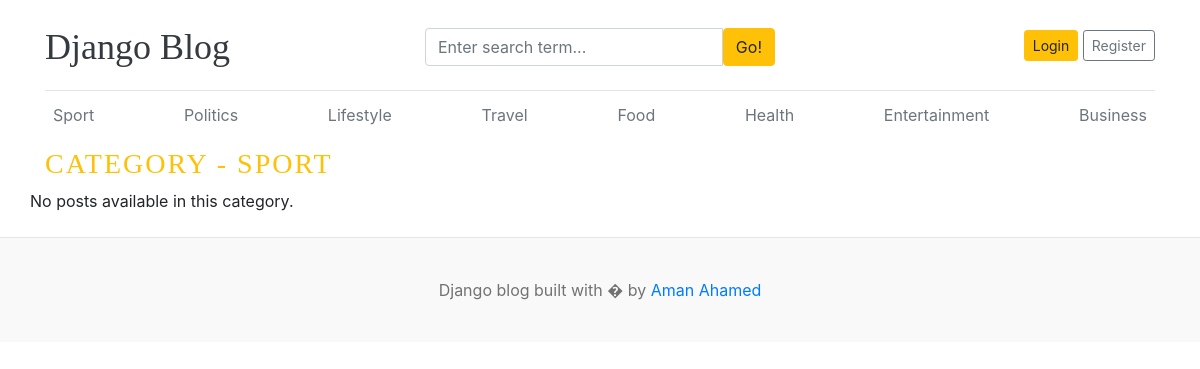
Page /category/1 on the committed database.
### blogs/models.py (models this page shows, shortened)
class Category(models.Model):
    category_name = models.CharField(max_length=100, unique=True)
    created_at = models.DateTimeField(auto_now_add=True)
    updated_at = models.DateTimeField(auto_now=True)
    class Meta:
        verbose_name = "Category"
        verbose_name_plural = "Categories"

### blogs/views.py (the view)
# urls.py: path('<int:category_id>', views.posts_by_category, name='posts_by_category'),
def posts_by_category(request, category_id):
    posts = Blog.objects.filter(category=category_id, status='Published')
    category = get_object_or_404(Category, id=category_id)
    context = {
        'posts': posts,
        'category': category
    }
    return render(request, 'posts_by_category.html', context)

### blogs/context_processors.py (called while the page is built)
def get_categories(request):
    categories = Category.objects.all()
    return dict(categories=categories)

def get_social_links(request):
    social_links = SocialLink.objects.all()
    return dict(social_links=social_links)

### templates/posts_by_category.html
{% extends "base.html" %}
{% block content %}
 <h3 class="text-uppercase text-warning" style="letter-spacing: 2px;">Category - {{category.category_name}}</h3>
  <div class="row mb-2">
    {% if posts %}
    {% for post in posts %}
    <div class="col-md-6">
      <div class="card border-0" >
        <div class="card-body">
          <h3> <a href="{% url 'blogs' post.slug %}" class="text-dark">{{ post.title }}</a></h3>
          <small class="mb-1 text-muted">{{post.created_at | timesince}} ago | {{ post.author }}</small>
          <p class="card-text">{{ post.short_description | truncatewords:25 }}</p>
        </div>
      </div>
    </div>
    {% endfor %}
    {% else %}
      <p>No posts available in this category.</p>
    {% endif %}
  </div>
</div>
{% endblock %}

### templates/base.html (shortened to what this page needs)
{% load static %}
<!DOCTYPE html>
<html lang="en">
<head>
    <link href="https://getbootstrap.com/docs/4.0/dist/css/bootstrap.min.css" rel="stylesheet">
    <link href="{% static 'css/blog.css' %}" rel="stylesheet">
    <link rel="stylesheet" href="https://cdnjs.cloudflare.com/ajax/libs/font-awesome/7.0.1/css/fontawesome.min.css">
  </head>
<body>
    <div class="container">
      <header class="blog-header py-3">
        <div class="row flex-nowrap justify-content-between align-items-center">
          <div class="col-4 pt-1">
            <a class="blog-header-logo text-dark" href="/">Django Blog</a>
          </div>
          <div class="col-4 pt-1">
            <form action="{% url 'blog_search' %}" method="GET">
              <div class="input-group">
                        <input class="form-control" type="text" name="keyword" value="{{keyword}}" placeholder="Enter search term..." aria-label="Enter search term..." aria-describedby="button-search" />
                        <button type="submit" class="btn btn-warning" id="button-search" type="button">Go!</button>
              </div>
            </form>
          </div>
          <div class="col-4 d-flex justify-content-end align-items-center">
            {% if not user.is_authenticated %}
            <a class="btn btn-sm btn-warning" href="{% url 'login' %}">Login</a> &nbsp;
            <a class="btn btn-sm btn-outline-secondary" href="{% url 'register' %}">Register</a>
            {% else %}
            <span class="mr-2"><a href="{% url 'dashboard' %}">Dashboard</a></span>
            &nbsp;
            <a class="btn btn-sm btn-outline-secondary" href="{% url 'logout' %}">Logout</a>
            {% endif %}
          </div>
        </div>
      </header>
      <div class="nav-scroller py-1 mb-2">
        <nav class="nav d-flex justify-content-between">
          {% for category in categories %}
            <a class="p-2 text-muted" href="{% url 'posts_by_category' category.id %}">{{ category.category_name }}</a>
          {% endfor %}
        </nav>
      </div>
{% block content %}
{% endblock %}
 <footer class="blog-footer">
  <p>Django blog built with � by <a href="#">Aman Ahamed</a></p>
</footer>
</body>
</html>

### blog_main/static/css/blog.css (style rules this page uses)
.blog-header { border-bottom: 1px solid #e5e5e5; }
.blog-header-logo { font-family: "Playfair Display", Georgia, "Times New Roman", serif; font-size: 2.25rem; }
h1, h2, h3, h4, h5, h6 { font-family: "Playfair Display", Georgia, "Times New Roman", serif; }
.blog-footer { padding: 2.5rem 0; color: #727272; text-align: center; background-color: #f9f9f9; border-top: .05rem solid #e5e5e5; }
.blog-footer p:last-child { margin-bottom: 0; }

### rows in the picture
Category: category_name "Sport", category_name "SPORT"
Category: category_name "Politics"
Category: category_name "Lifestyle"
Category: category_name "Travel"
Category: category_name "Food"
Category: category_name "Health"
Category: category_name "Entertainment"
Category: category_name "Business"
